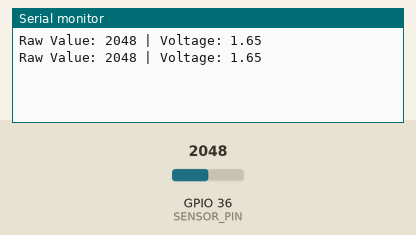
Bench run of a sketch on a simulated ESP32. Shown: the last lines printed to the serial monitor. The test bench sets the inputs (shaded band); at power-on: GPIO 36 (SENSOR_PIN) = 2048 (analog values on the 0–4095 scale).

Above: at 1.8 s.
1.9 s: GPIO 36 (SENSOR_PIN) set to 2866
At 2.4 s:
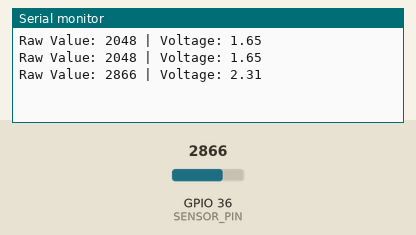
3.4 s: GPIO 36 (SENSOR_PIN) set to 3603
At 4.8 s:
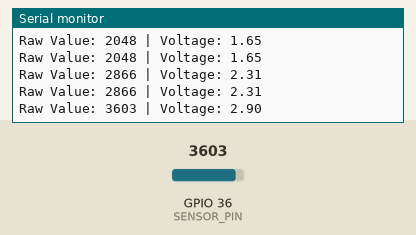
Timing chart, 0 to 6.4 s (numbered marks = the images above; inputs shaded):
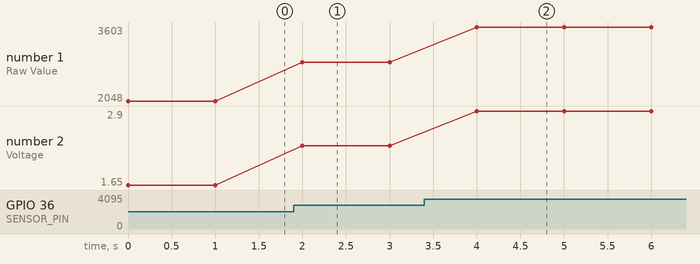

The sketch:

esp32_zmpt101b.ino
```cpp
#define SENSOR_PIN 36  // GPIO36 (ADC1_CH0)

void setup() {
  Serial.begin(115200); // Initialize serial communication
  analogReadResolution(12); // Set ADC resolution to 12 bits
}

void loop() {
  int rawValue = analogRead(SENSOR_PIN); // Read the analog value
  float voltage = (rawValue / 4095.0) * 3.3; // Convert to voltage (assuming 3.3V reference)
  Serial.print("Raw Value: ");
  Serial.print(rawValue);
  Serial.print(" | Voltage: ");
  Serial.println(voltage);
  delay(1000); // Delay for a second
}
```

Measured:
- after the input at 1.9 s, the serial monitor: prints a new line after 0.10 s (image 1)
- after the input at 3.4 s, the serial monitor: prints a new line after 0.60 s (image 2)
- plotted number 1: 2048 → 2866 after the input at 1.9 s, 2866 → 3603 after the input at 3.4 s
- plotted number 2: 1.65 → 2.31 after the input at 1.9 s, 2.31 → 2.9 after the input at 3.4 s
